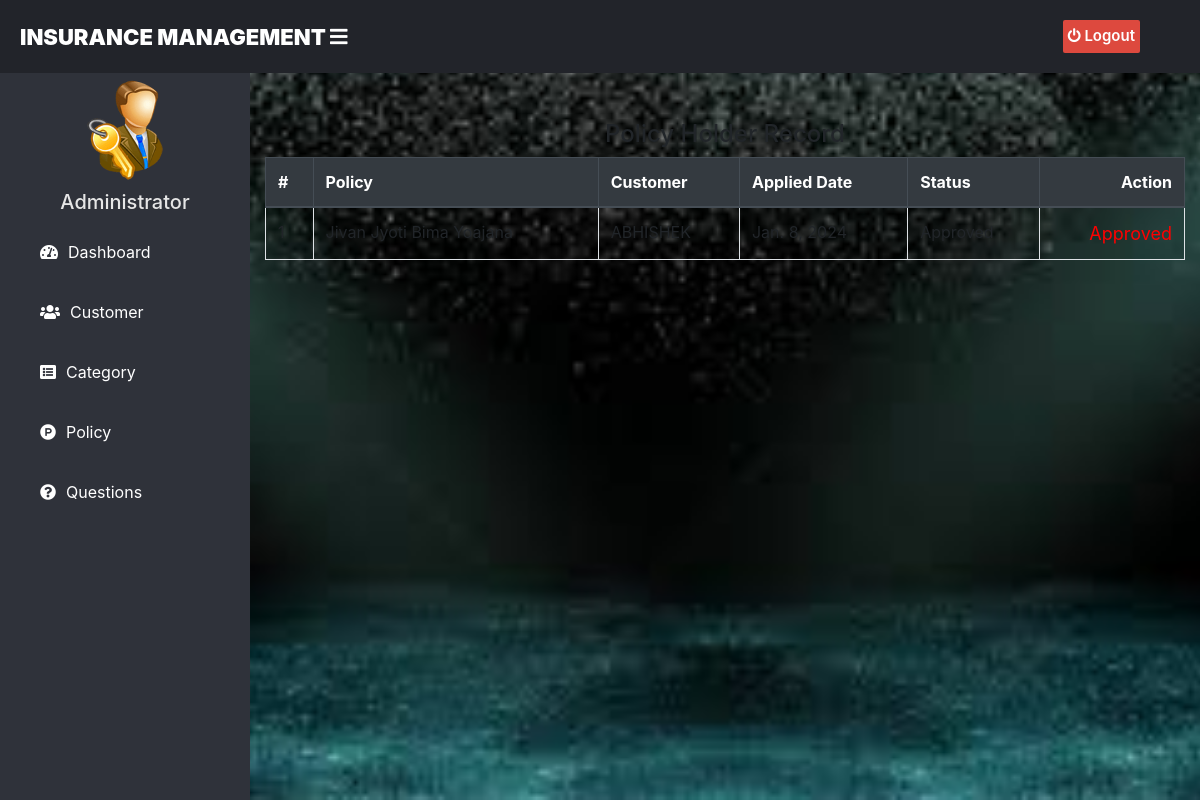
The app's page /admin-view-policy-holder with its own data.
### insurance/models.py (models this page shows, shortened)
class PolicyRecord(models.Model):
    customer= models.ForeignKey(Customer, on_delete=models.CASCADE)
    Policy= models.ForeignKey(Policy, on_delete=models.CASCADE)
    status = models.CharField(max_length=100,default='Pending')
    creation_date =models.DateField(auto_now=True)

class Policy(models.Model):
    category= models.ForeignKey('Category', on_delete=models.CASCADE)
    policy_name=models.CharField(max_length=200)
    sum_assurance=models.PositiveIntegerField()
    premium=models.PositiveIntegerField()
    tenure=models.PositiveIntegerField()
    creation_date =models.DateField(auto_now=True)
    def __str__(self):
        return self.policy_name

### customer/models.py (models this page shows, shortened)
class Customer(models.Model):
    user=models.OneToOneField(User,on_delete=models.CASCADE)
    profile_pic= models.ImageField(upload_to='profile_pic/Customer/',null=True,blank=True)
    address = models.CharField(max_length=40)
    mobile = models.CharField(max_length=20,null=False)
    def __str__(self):
        return self.user.first_name

### insurance/views.py (the view)
# urls.py: path('admin-view-policy-holder', views.admin_view_policy_holder_view,name='admin-view-policy-holder'),
def admin_view_policy_holder_view(request):
    policyrecords = models.PolicyRecord.objects.all()
    return render(request,'insurance/admin_view_policy_holder.html',{'policyrecords':policyrecords})

### templates/insurance/admin_view_policy_holder.html (shortened to what this page needs)
{% extends 'insurance/adminbase.html' %}
{% block content %}
{%load static%}
<head>
  <link href="http://netdna.bootstrapcdn.com/bootstrap/4.0.0-beta/css/bootstrap.min.css" rel="stylesheet">
    <link rel="stylesheet" href="https://maxcdn.bootstrapcdn.com/bootstrap/4.4.1/css/bootstrap.min.css">
    <link href="https://maxcdn.bootstrapcdn.com/font-awesome/4.3.0/css/font-awesome.min.css" rel="stylesheet">
</head>
<div class="container">
  <div class="panel panel-primary">
    <div class="panel-heading">
      <h4 class="text-center">Policy Holder Record</h4>
    </div>
    <table class="table table-hover table-bordered table-striped" id="dev-table">
      <thead class="thead-dark">
        <tr>
        <th>#</th>
          <th>Policy</th>
          <th>Customer</th>
          <th> Applied Date</th>
          <th>Status</th>
          <th class="text-right">Action</th>
        </tr>
      </thead>
      {% for t in policyrecords %}
      <tr>
        <td> {{ forloop.counter }}</td>
        <td> {{t.Policy}}</td>
        <td> {{t.customer}}</td>
        <td>{{t.creation_date}}</td>
        <td>{{t.status}}</td>
                    {% if t.status == 'Pending' %}
                <td class="text-right">
                    <button class="btn btn-success btn-sm badge-pill" style="width: 120px;"><a  style="text-decoration: none;color: white;" href="{% url 'approve-request' t.id  %}">Approve</a> </button>
                    <button class="btn btn-danger btn-sm badge-pill" style="width: 80px;"><a  style="text-decoration: none;color: white;" href="{% url 'reject-request' t.id  %}">Reject</a> </button>
                </td>
                {% else %}
                <td class="text-right">
                <span style="color:red;font-size:18px;" class="label success">{{t.status}}</span></td>
                {% endif %}
      </tr>
      {% endfor %}
    </table>
  </div>
</div>
<br><br><br><br><br><br>
{% endblock content %}

### templates/insurance/adminbase.html (style rules this page uses)
body { margin: 0; padding: 0; font-family: "Gill Sans", sans-serif;; }

### records on screen
PolicyRecord: Policy "Jivan Jyoti Bima Yoajana", customer "ABHISHEK", creation_date "Jan. 8, 2024", status "Approved"
